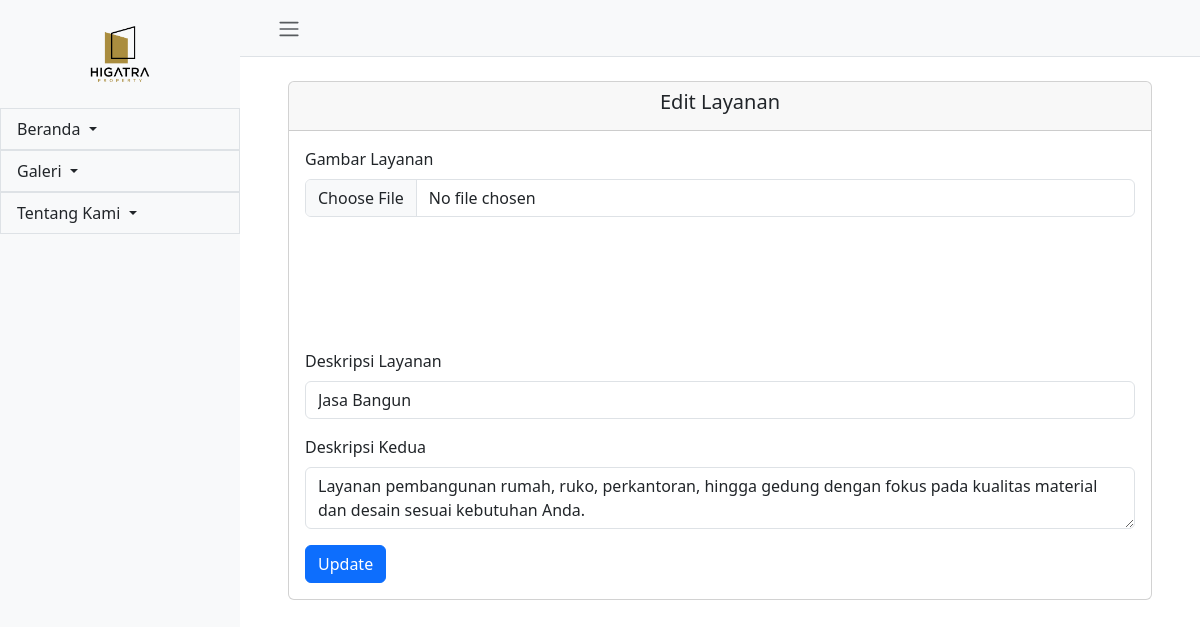
The page /admin/services/edit.php?id=1 on the database its author committed.
### tables this page shows
CREATE TABLE `services` (
  `id` int(11) NOT NULL,
  `image_url` varchar(255) NOT NULL,
  `description` varchar(255) NOT NULL,
  `description_2` text DEFAULT NULL
);

### admin/services/edit.php (the view, shortened to what this page needs)
<?php
include '../../kon/koneksi.php';
$id = $_GET['id'];
$service = mysqli_fetch_assoc(mysqli_query($conn, "SELECT * FROM services WHERE id = $id"));
include "../layout/header-admin.php";
?>
<div class="container mt-4">
    <div class="card m-4">
        <div class="card-header text-center">
            <h5>Edit Layanan</h5>
        </div>
        <div class="card-body">
            <form method="post" enctype="multipart/form-data">
                <div class="mb-3">
                    <label for="image" class="form-label">Gambar Layanan</label>
                    <input type="file" name="image" class="form-control">
                    <img src="../../images/services/<?= $service['image_url']; ?>" width="100" class="mt-3">
                </div>
                <div class="mb-3">
                    <label for="description" class="form-label">Deskripsi Layanan</label>
                    <input type="text" name="description" class="form-control" value="<?= $service['description']; ?>" required>
                </div>
                <div class="mb-3">
                    <label for="description_2" class="form-label">Deskripsi Kedua</label>
                    <textarea name="description_2" class="form-control" required><?= $service['description_2']; ?></textarea>
                </div>
                <button type="submit" name="submit" class="btn btn-primary">Update</button>
            </form>
        </div>
    </div>
    <?php include "../layout/footer-admin.php"; ?>

### rows shown on the page
services: image_url (picture), description "Jasa Bangun", description_2 "Layanan pembangunan rumah, ruko, perkantoran, hingga gedung dengan fokus pada kualitas material dan desain sesuai kebutuhan Anda."
